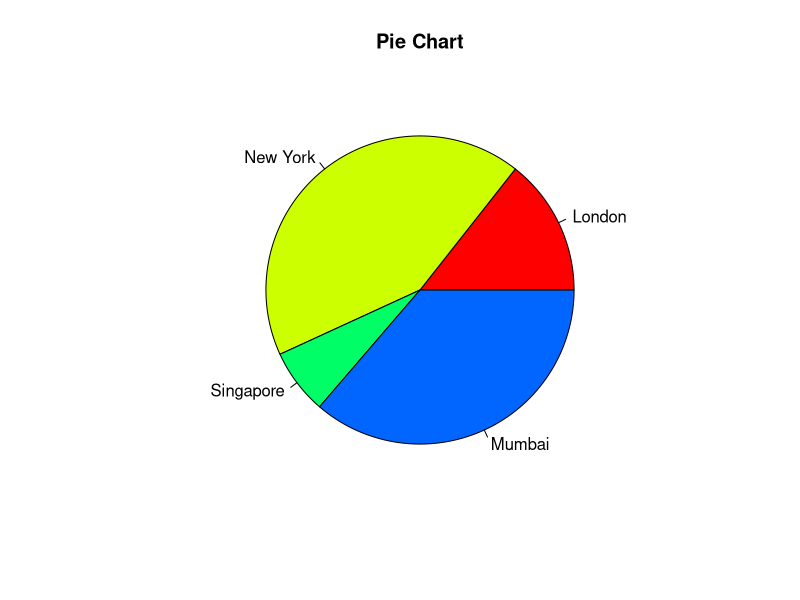
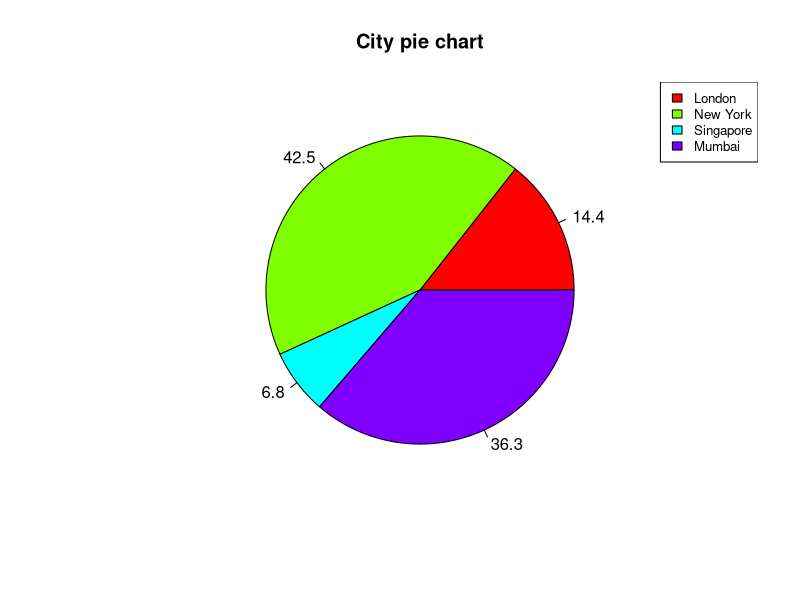
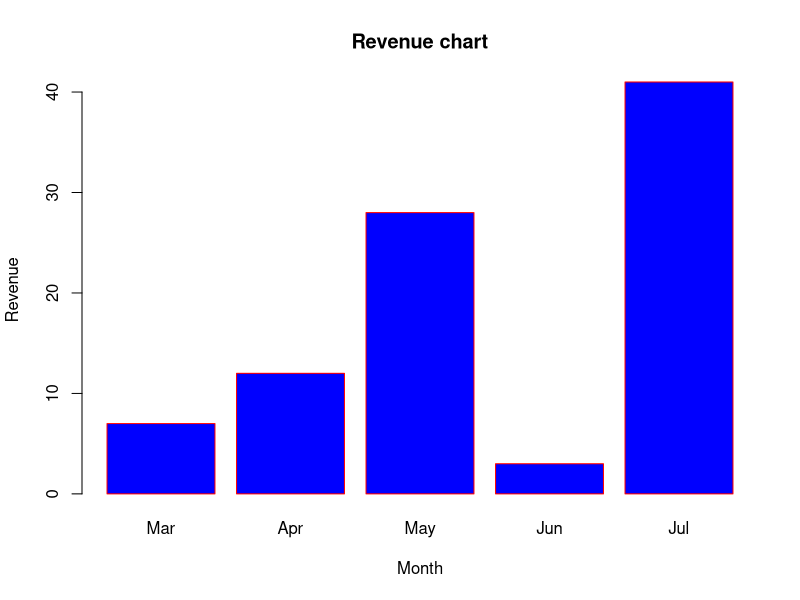
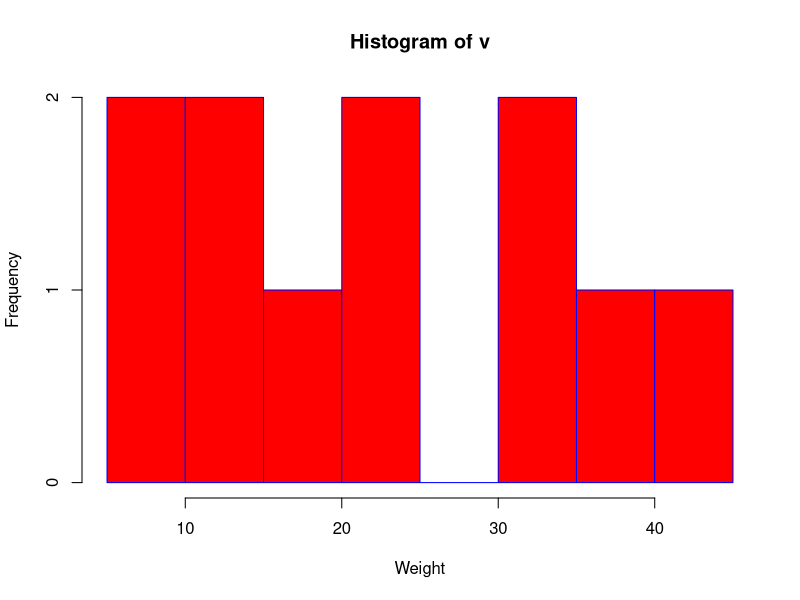
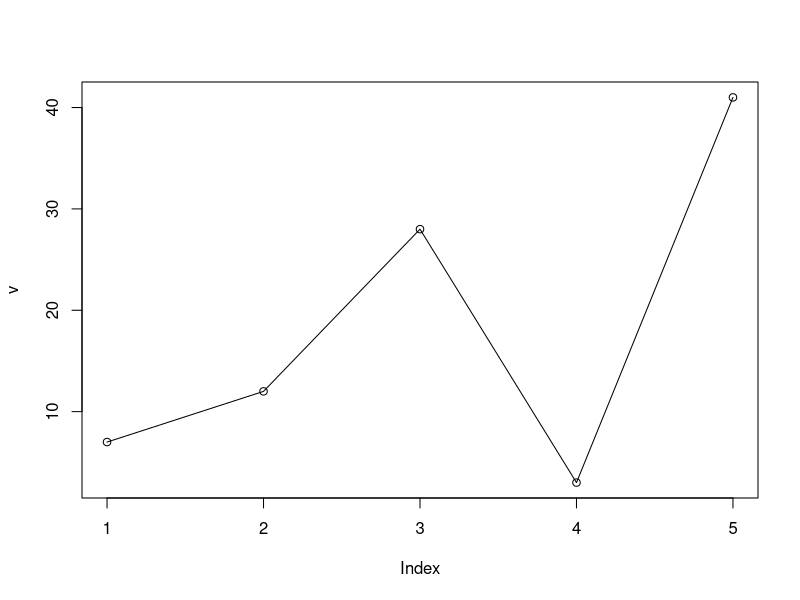
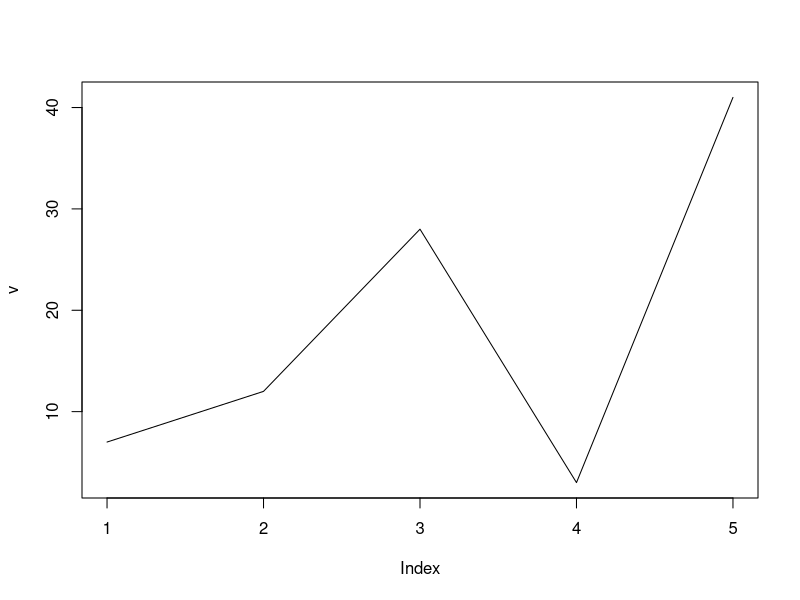
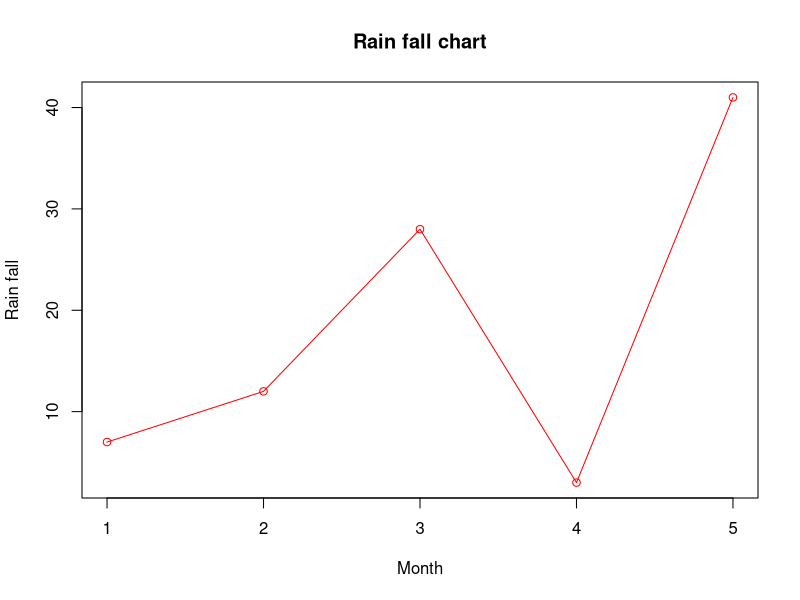
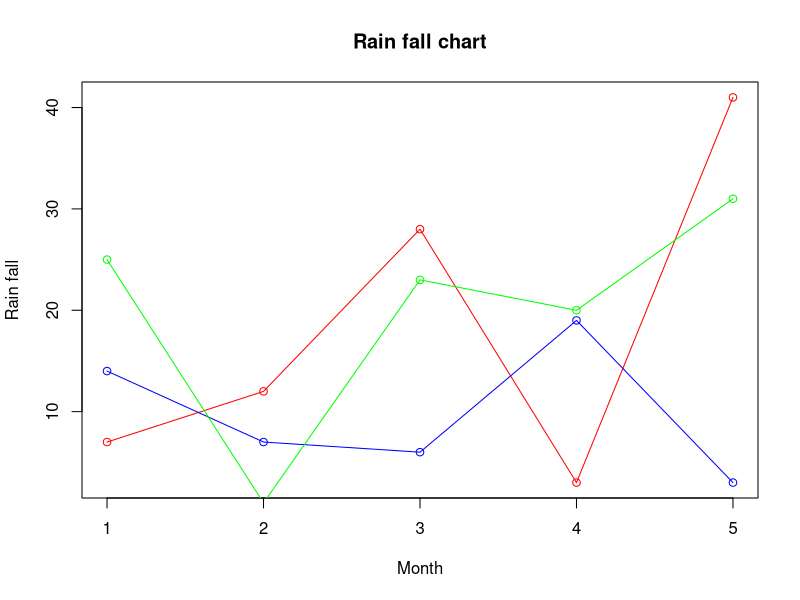

The R source for these figures, in order:
## ---- chunk 1
# Create data for the graph.
x <- c(21, 62, 10, 53)
labels <- c("London", "New York", "Singapore", "Mumbai")

# Plot the chart.
pie(x,labels, main = "Pie Chart", col = rainbow(5))

## ---- chunk 2
# Create data for the graph.
x <- c(21, 62, 10, 53)
labels <- c("London", "New York", "Singapore", "Mumbai")

# Give the chart file a name.
png(file = "city.png")

# Plot the chart.
pie(x,labels, main = "Pie Chart", col = rainbow(5))

# Save the file.
dev.off()
## ---- chunk 3

piepercent<- round(100*x/sum(x), 1)

# Plot the chart.
pie(x, labels = piepercent, main = "City pie chart",col = rainbow(length(x)))
legend("topright", c("London","New York","Singapore","Mumbai"), cex = 0.8,
   fill = rainbow(length(x)))
## ---- chunk 4
# Get the library.
library(plotrix)


# Give the chart file a name.
png(file = "3d_pie_chart.jpg")

# Plot the chart.
pie3D(x,labels = labels,explode = 0.1, main = "Pie Chart of Countries ")

# Save the file.
dev.off()
## ---- chunk 5
# Create the data for the chart
H <- c(7,12,28,3,41)
label <- c("Mar","Apr","May","Jun","Jul")

# Plot the bar chart 
barplot(H, names.arg=label ,xlab="Month", ylab="Revenue", col="blue", main="Revenue chart",border="red")



# Give the chart file a name
png(file = "barchart_months_revenue.png")

# Plot the bar chart 
barplot(H,names.arg=label,xlab="Month",ylab="Revenue",col="blue",main="Revenue chart",border="red")

# Save the file
dev.off()

## ---- chunk 6
# Create the input vectors.
colors <- c("green","orange","brown")
months <- c("Mar","Apr","May","Jun","Jul")
regions <- c("East","West","North")

# Create the matrix of the values.
Values <- matrix(c(2,9,3,11,9,4,8,7,3,12,5,2,8,10,11), nrow = 3, ncol = 5, byrow = TRUE)
Values

# Give the chart file a name
png(file = "barchart_stacked.png")

# Create the bar chart
barplot(Values, main = "Total revenue", names.arg = months, xlab = "month", ylab = "revenue", col = colors)

# Add the legend to the chart
legend("topleft", regions, cex = 1.3, fill = colors)

# Save the file
dev.off()

## ---- chunk 7
# Create data for the graph.
v <-  c(9,13,21,8,36,22,12,41,31,33,19)


# Create the histogram.
hist(v,xlab = "Weight",col = "red",border = "blue", breaks = 9)
## ---- chunk 8
# Create data for the graph.
v <- c(9,13,21,8,36,22,12,41,31,33,19)

# Give the chart file a name.
png(file = "histogram_lim_breaks.png")

# Create the histogram.
hist(v,xlab = "Weight",col = "green",border = "red", xlim = c(0,40), ylim = c(0,5),
   breaks = 5)

# Save the file.
dev.off()
## ---- chunk 9
# Create the data for the chart.
v <- c(7,12,28,3,41)


# Plot the bar chart. 
plot(v,type = "o")
plot(v,type = "l")
## ---- chunk 10
# Plot the bar chart.
plot(v,type = "o", col = "red", xlab = "Month", ylab = "Rain fall",
   main = "Rain fall chart")
## ---- chunk 11
# Create the data for the chart.
v <- c(7,12,28,3,41)
t <- c(14,7,6,19,3)
z <- c(25,1,23,20,31)

# Give the chart file a name.
#png(file = "line_chart_2_lines.jpg")

# Plot the bar chart.
plot(v,type = "o",col = "red", xlab = "Month", ylab = "Rain fall", 
   main = "Rain fall chart")

lines(t, type = "o", col = "blue")
lines(z, type = "o", col = "green")

# Save the file.
#dev.off()
## ---- chunk 12
input <- mtcars[,c('wt','mpg')]
print(head(input))
## ---- chunk 13
# Plot the chart
plot(x = input$wt,y = input$mpg)
## ---- chunk 14
# Plot the chart
plot(x = input$wt,y = input$mpg,
   xlab = "Weight",
   ylab = "Milage",
   xlim = c(2.5,5),
   ylim = c(15,30),		 
   main = "Weight vs Milage",
   col = "red"
)
## ---- chunk 15
library(ggplot2)

head(mtcars)
# Basic barplot
p <- ggplot(mtcars, aes(x=factor(cyl)))+
  geom_bar(stat="count", width=0.5, fill="steelblue") +
  theme_minimal()

p
## ---- chunk 16
# Change barplot line colors by groups
p <- ggplot(mtcars, aes(x=factor(cyl), y=mpg, color=cyl)) +
  geom_bar(stat="identity", fill="white") +
  theme_classic()
p
## ---- chunk 17
# Change bar fill colors to blues
p <- p+scale_fill_brewer(palette="Blues")
p + theme(legend.position="top")
p + theme(legend.position="bottom")
# Remove legend
p + theme(legend.position="none")
## ---- chunk 18
df2 <- data.frame(supp=rep(c("VC", "OJ"), each=3),
                dose=rep(c("D0.5", "D1", "D2"),2),
                len=c(6.8, 15, 33, 4.2, 10, 29.5))
head(df2)
## ---- chunk 19
# Stacked barplot with multiple groups
ggplot(data=df2, aes(x=dose, y=len, fill=supp)) +
  geom_bar(stat="identity") +
  theme_light()
# Use position=position_dodge()
ggplot(data=df2, aes(x=dose, y=len, fill=supp)) +
geom_bar(stat="identity", position=position_dodge())+
  theme_void()
